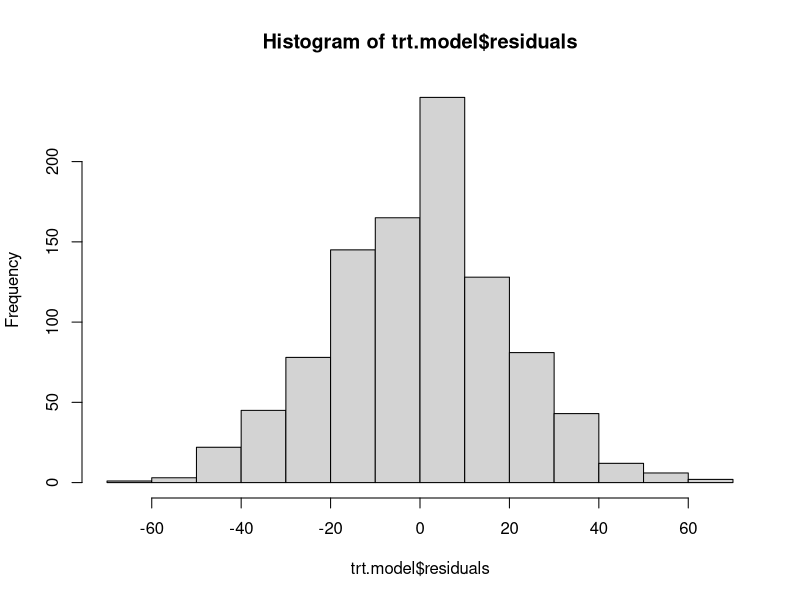
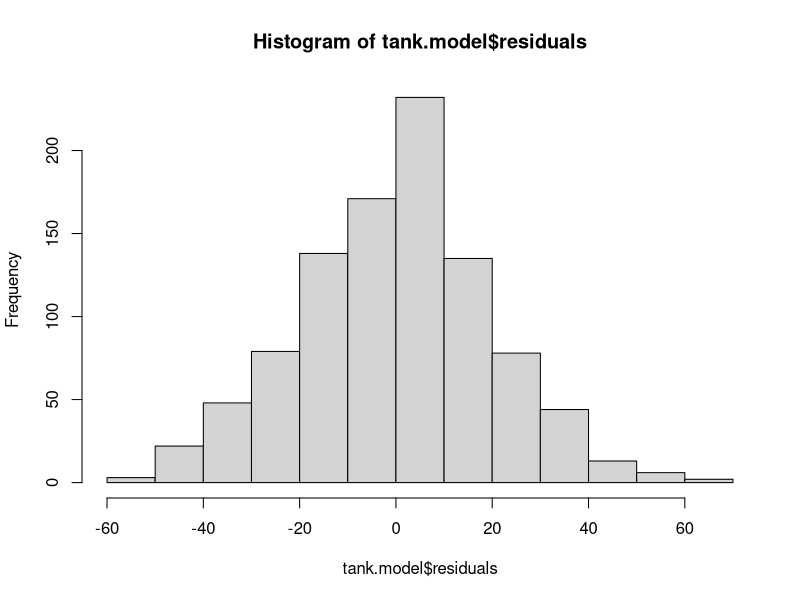
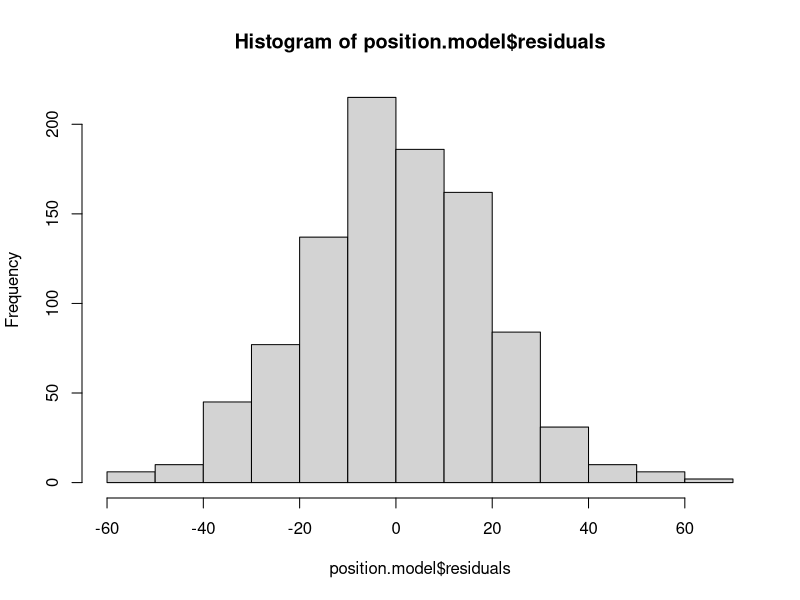
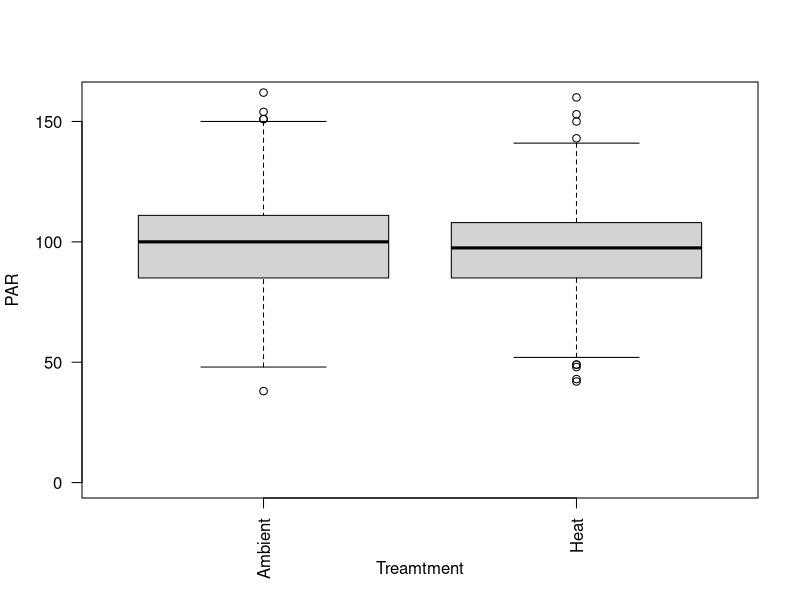
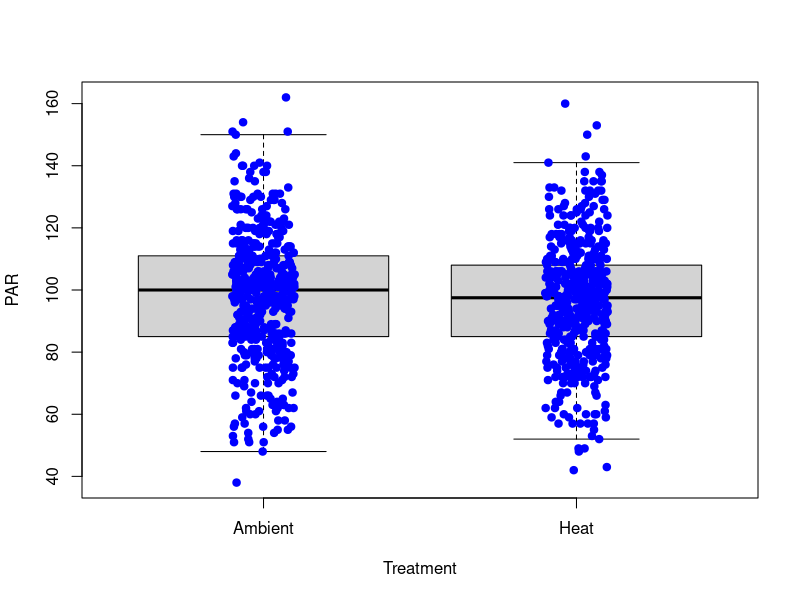
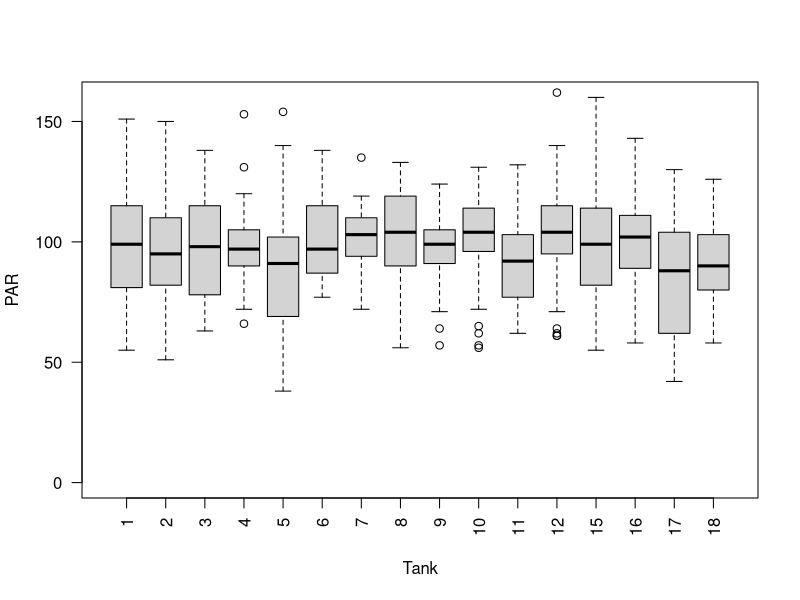
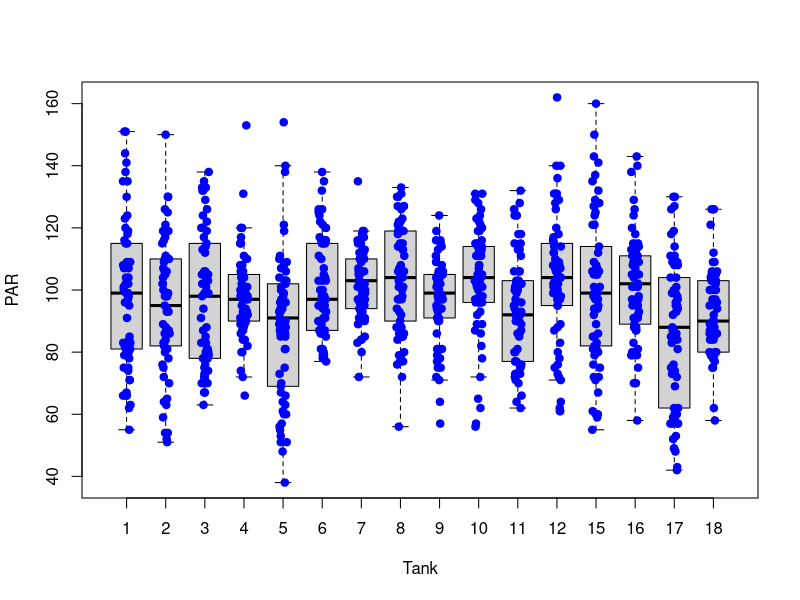
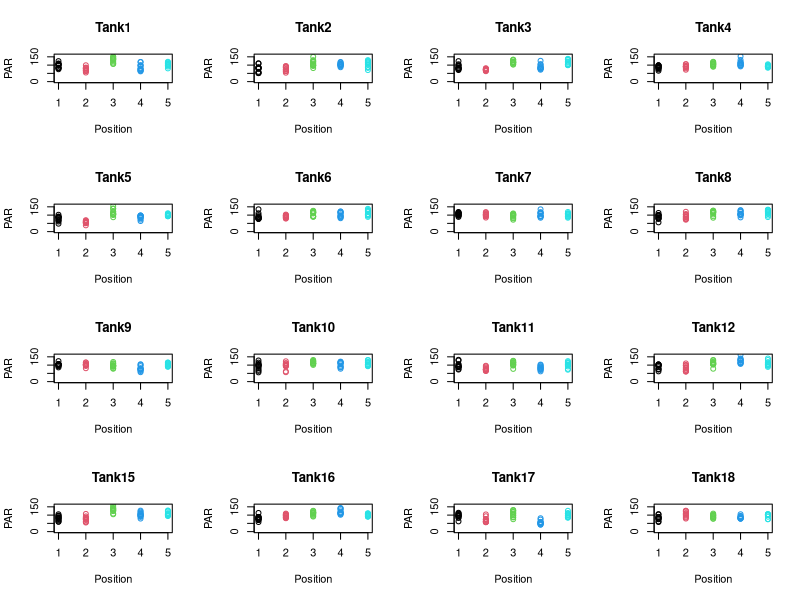

Generate these figures, in order, with R:
## ---- chunk 1
knitr::opts_chunk$set(echo = TRUE)
## ---- chunk 2
library(tidyverse)
## ---- chunk 3
getwd()
## ---- chunk 4
light <- read.csv("../data/Light_Data.csv", header = TRUE)
light <- subset(light, Treatment=="Heat" | Treatment=="Ambient")

## ---- chunk 5
# By Treatment
trt.model <- aov(PAR ~ Treatment,data=light)
trt.model
summary(trt.model)
hist(trt.model$residuals)

# By Tank
tank.model <- aov(PAR ~ Tank,data=light)
tank.model
summary(tank.model)
hist(tank.model$residuals)

# By Position
position.model <- lm(PAR ~ Position, data=light)
position.model
summary(position.model)
hist(position.model$residuals)
## ---- chunk 6
pdf("../output/Light.by.Treatment.pdf")
plot(as.factor(light$Treatment), light$PAR, xlab="Treamtment", ylab="PAR", ylim=c(0,160), las=2)
boxplot(PAR ~ Treatment, data = light, outpch = NA) 
stripchart(PAR ~ Treatment, data = light, 
           vertical = TRUE, method = "jitter", 
           pch = 21, col = "blue", bg = "blue", 
           add = TRUE) 
dev.off()
## ---- chunk 7
pdf("../output/Light.by.Tank.pdf")
plot(as.factor(light$Tank), light$PAR, xlab="Tank", ylab="PAR", ylim=c(0,160), las=2)
boxplot(PAR ~ Tank, data = light, outpch = NA) 
stripchart(PAR ~ Tank, data = light, 
           vertical = TRUE, method = "jitter", 
           pch = 21, col = "blue", bg = "blue", 
           add = TRUE) 
dev.off()
## ---- chunk 8
pdf("../output/Light.by.Position.pdf")
par(mfrow=c(4,4))
Tank1 <- subset(light, Tank==1)
plot(PAR ~ Position, data=Tank1, col=Position, ylim=c(0,160), main = "Tank1")

Tank2 <- subset(light, Tank==2)
plot(PAR ~ Position, data=Tank2, col=Position, ylim=c(0,160), main = "Tank2")

Tank3 <- subset(light, Tank==3)
plot(PAR ~ Position, data=Tank3, col=Position, ylim=c(0,160), main = "Tank3")

Tank4 <- subset(light, Tank==4)
plot(PAR ~ Position, data=Tank4, col=Position, ylim=c(0,160), main = "Tank4")

Tank5 <- subset(light, Tank==5)
plot(PAR ~ Position, data=Tank5, col=Position, ylim=c(0,160), main = "Tank5")

Tank6 <- subset(light, Tank==6)
plot(PAR ~ Position, data=Tank6, col=Position, ylim=c(0,160), main = "Tank6")

Tank7 <- subset(light, Tank==7)
plot(PAR ~ Position, data=Tank7, col=Position, ylim=c(0,160), main = "Tank7")

Tank8 <- subset(light, Tank==8)
plot(PAR ~ Position, data=Tank8, col=Position, ylim=c(0,160), main = "Tank8")

Tank9 <- subset(light, Tank==9)
plot(PAR ~ Position, data=Tank9, col=Position, ylim=c(0,160), main = "Tank9")

Tank10 <- subset(light, Tank==10)
plot(PAR ~ Position, data=Tank10, col=Position, ylim=c(0,160), main = "Tank10")

Tank11 <- subset(light, Tank==11)
plot(PAR ~ Position, data=Tank11, col=Position, ylim=c(0,160), main = "Tank11")

Tank12 <- subset(light, Tank==12)
plot(PAR ~ Position, data=Tank12, col=Position, ylim=c(0,160), main = "Tank12")

Tank15 <- subset(light, Tank==15)
plot(PAR ~ Position, data=Tank15, col=Position, ylim=c(0,160), main = "Tank15")

Tank16 <- subset(light, Tank==16)
plot(PAR ~ Position, data=Tank16, col=Position, ylim=c(0,160), main = "Tank16")

Tank17 <- subset(light, Tank==17)
plot(PAR ~ Position, data=Tank17, col=Position, ylim=c(0,160), main = "Tank17")

Tank18 <- subset(light, Tank==18)
plot(PAR ~ Position, data=Tank18, col=Position, ylim=c(0,160), main = "Tank18")

dev.off()
